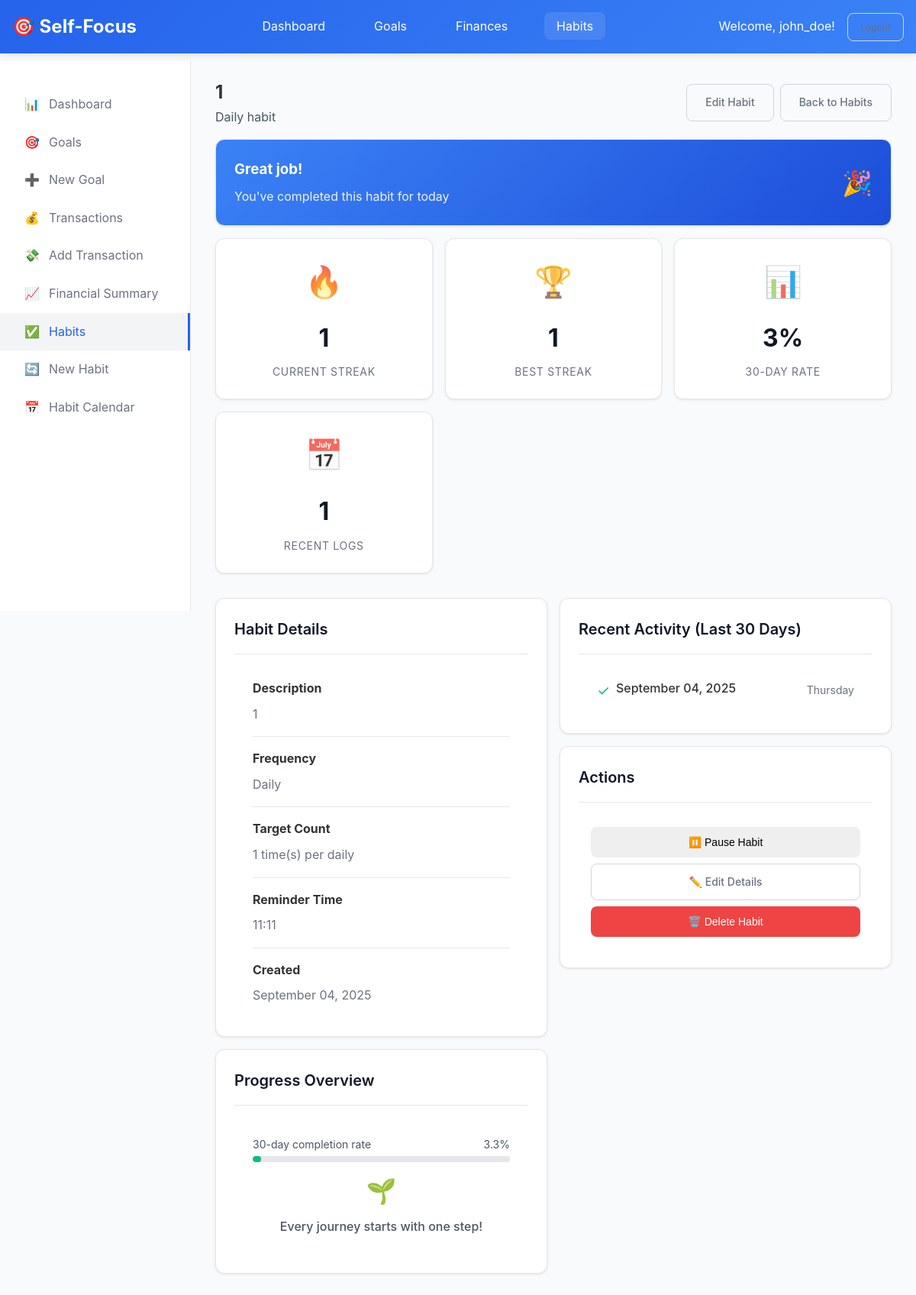
Page /habits/232445e1-d9eb-43c2-a475-ba0956fc663d (signed in) on the committed database.
### app/models.py (models this page shows, shortened)
class User(UserMixin, db.Model):
    __tablename__ = 'users'
    id = db.Column(db.String(36), primary_key=True, default=lambda: str(uuid.uuid4()))
    username = db.Column(db.String(80), unique=True, nullable=False, index=True)
    email = db.Column(db.String(120), unique=True, nullable=False, index=True)
    password_hash = db.Column(db.String(255), nullable=False)
    created_at = db.Column(db.DateTime, default=datetime.utcnow)
    last_login = db.Column(db.DateTime)
    goals = db.relationship('Goal', backref='user', lazy=True, cascade='all, delete-orphan')
    transactions = db.relationship('Transaction', backref='user', lazy=True, cascade='all, delete-orphan')
    habits = db.relationship('Habit', backref='user', lazy=True, cascade='all, delete-orphan')
    categories = db.relationship('Category', backref='user', lazy=True, cascade='all, delete-orphan')

class Habit(db.Model):
    __tablename__ = 'habits'
    id = db.Column(db.String(36), primary_key=True, default=lambda: str(uuid.uuid4()))
    user_id = db.Column(db.String(36), db.ForeignKey('users.id'), nullable=False)
    name = db.Column(db.String(200), nullable=False)
    description = db.Column(db.Text)
    frequency = db.Column(db.Enum(HabitFrequency), default=HabitFrequency.DAILY)
    target_count = db.Column(db.Integer, default=1)
    current_streak = db.Column(db.Integer, default=0)
    longest_streak = db.Column(db.Integer, default=0)
    is_active = db.Column(db.Boolean, default=True)
    reminder_time = db.Column(db.Time)
    created_at = db.Column(db.DateTime, default=datetime.utcnow)
    habit_logs = db.relationship('HabitLog', backref='habit', lazy=True, cascade='all, delete-orphan')
    def get_completion_rate(self, days=30):
        from datetime import timedelta
        end_date = date.today()
        start_date = end_date - timedelta(days=days)
        total_days = days
        completed_days = HabitLog.query.filter(
            HabitLog.habit_id == self.id,
            HabitLog.date_completed.between(start_date, end_date)
        ).count()
        return (completed_days / total_days) * 100 if total_days > 0 else 0

class HabitLog(db.Model):
    __tablename__ = 'habit_logs'
    id = db.Column(db.String(36), primary_key=True, default=lambda: str(uuid.uuid4()))
    habit_id = db.Column(db.String(36), db.ForeignKey('habits.id'), nullable=False)
    date_completed = db.Column(db.Date, nullable=False)
    notes = db.Column(db.Text)
    created_at = db.Column(db.DateTime, default=datetime.utcnow)
    __table_args__ = (db.UniqueConstraint('habit_id', 'date_completed'),)

### app/routes/habits.py (the view)
@habits_bp.route('/<id>')
@login_required
def view_habit(id):
    habit = Habit.query.filter_by(id=id, user_id=current_user.id).first_or_404()
    thirty_days_ago = date.today() - timedelta(days=30)
    recent_logs = HabitLog.query.filter_by(habit_id=habit.id)\
                               .filter(HabitLog.date_completed >= thirty_days_ago)\
                               .order_by(desc(HabitLog.date_completed)).all()
    completion_rate = habit.get_completion_rate()
    completed_today = HabitLog.query.filter_by(
        habit_id=habit.id,
        date_completed=date.today()
    ).first() is not None
    return render_template('habits/view.html',
                         habit=habit,
                         recent_logs=recent_logs,
                         completion_rate=completion_rate,
                         completed_today=completed_today)

### templates/habits/view.html (shortened to what this page needs)
{% extends "base.html" %}
{% block content %}
<div class="d-flex justify-between align-center mb-4">
    <div>
        <h1 class="text-2xl font-bold">{{ habit.name }}</h1>
        <p class="text-gray-600">
            {{ habit.frequency.value }} habit
        </p>
    </div>
    <div class="d-flex gap-2">
        <a href="{{ url_for('habits.edit_habit', id=habit.id) }}" class="btn btn-outline">Edit Habit</a>
        <a href="{{ url_for('habits.list_habits') }}" class="btn btn-outline">Back to Habits</a>
    </div>
</div>
{% if habit.is_active and not completed_today %}
<div class="card mb-4" style="background: linear-gradient(135deg, #10b981 0%, #059669 100%); color: white;">
    <div class="d-flex justify-between align-center">
        <div>
            <h3 style="margin: 0; color: white;">Ready for today?</h3>
            <p style="margin: 0.5rem 0 0 0; opacity: 0.9;">Mark this habit as completed for today</p>
        </div>
        <button onclick="toggleHabit('{{ habit.id }}', this)" class="btn" style="background: white; color: #10b981;">
            ✓ Complete Now
        </button>
    </div>
</div>
{% elif completed_today %}
<div class="card mb-4" style="background: linear-gradient(135deg, #3b82f6 0%, #1d4ed8 100%); color: white;">
    <div class="d-flex justify-between align-center">
        <div>
            <h3 style="margin: 0; color: white;">Great job!</h3>
            <p style="margin: 0.5rem 0 0 0; opacity: 0.9;">You've completed this habit for today</p>
        </div>
        <div style="font-size: 2rem;">🎉</div>
    </div>
</div>
{% endif %}
<div class="stats-grid">
    <div class="stat-card">
        <div class="stat-icon">🔥</div>
        <div class="stat-value">{{ habit.current_streak }}</div>
        <div class="stat-label">Current Streak</div>
    </div>
    <div class="stat-card">
        <div class="stat-icon">🏆</div>
        <div class="stat-value">{{ habit.longest_streak }}</div>
        <div class="stat-label">Best Streak</div>
    </div>
    <div class="stat-card">
        <div class="stat-icon">📊</div>
        <div class="stat-value">{{ "%.0f"|format(completion_rate) }}%</div>
        <div class="stat-label">30-Day Rate</div>
    </div>
    <div class="stat-card">
        <div class="stat-icon">📅</div>
        <div class="stat-value">{{ recent_logs|length }}</div>
        <div class="stat-label">Recent Logs</div>
    </div>
</div>
<div class="row">
    <div class="col-6">
        <div class="card">
            <div class="card-header">
                <h3 class="card-title">Habit Details</h3>
            </div>
            <div style="padding: 0 1.5rem;">
                {% if habit.description %}
                <div style="padding: 1rem 0; border-bottom: 1px solid #e5e7eb;">
                    <strong>Description</strong>
                    <p style="margin: 0.5rem 0 0 0; color: #6b7280;">{{ habit.description }}</p>
                </div>
                {% endif %}
                <div style="padding: 1rem 0; border-bottom: 1px solid #e5e7eb;">
                    <strong>Frequency</strong>
                    <p style="margin: 0.5rem 0 0 0; color: #6b7280;">{{ habit.frequency.value }}</p>
                </div>
                <div style="padding: 1rem 0; border-bottom: 1px solid #e5e7eb;">
                    <strong>Target Count</strong>
                    <p style="margin: 0.5rem 0 0 0; color: #6b7280;">{{ habit.target_count }} time(s) per {{ habit.frequency.value.lower() }}</p>
                </div>
                {% if habit.reminder_time %}
                <div style="padding: 1rem 0; border-bottom: 1px solid #e5e7eb;">
                    <strong>Reminder Time</strong>
                    <p style="margin: 0.5rem 0 0 0; color: #6b7280;">{{ habit.reminder_time.strftime('%H:%M') }}</p>
                </div>
                {% endif %}
                <div style="padding: 1rem 0;">
                    <strong>Created</strong>
                    <p style="margin: 0.5rem 0 0 0; color: #6b7280;">{{ habit.created_at.strftime('%B %d, %Y') }}</p>
                </div>
            </div>
        </div>
        <div class="card">
            <div class="card-header">
                <h3 class="card-title">Progress Overview</h3>
            </div>
            <div style="padding: 1.5rem;">
                <div class="mb-3">
                    <div class="d-flex justify-between text-sm text-gray-600 mb-1">
                        <span>30-day completion rate</span>
                        <span>{{ "%.1f"|format(completion_rate) }}%</span>
                    </div>
                    <div class="progress">
                        <div class="progress-bar" style="width: {{ completion_rate }}%;"></div>
                    </div>
                </div>
                <div class="text-center">
                    {% if completion_rate >= 90 %}
                        <div style="font-size: 2rem; margin-bottom: 0.5rem;">🌟</div>
                        <p class="text-success font-medium">Excellent consistency!</p>
                    {% elif completion_rate >= 75 %}
                        <div style="font-size: 2rem; margin-bottom: 0.5rem;">🎯</div>
                        <p class="text-success font-medium">Great progress!</p>
                    {% elif completion_rate >= 50 %}
                        <div style="font-size: 2rem; margin-bottom: 0.5rem;">👍</div>
                        <p class="text-warning font-medium">Good start, keep going!</p>
                    {% else %}
                        <div style="font-size: 2rem; margin-bottom: 0.5rem;">🌱</div>
                        <p class="text-gray-600 font-medium">Every journey starts with one step!</p>
                    {% endif %}
                </div>
            </div>
        </div>
    </div>
    <div class="col-6">
        <div class="card">
            <div class="card-header">
                <h3 class="card-title">Recent Activity (Last 30 Days)</h3>
            </div>
            {% if recent_logs %}
                <div style="max-height: 400px; overflow-y: auto;">
                    {% for log in recent_logs %}
                    <div style="padding: 1rem 1.5rem; border-bottom: 1px solid #e5e7eb; {% if loop.last %}border-bottom: none;{% endif %}">
                        <div class="d-flex justify-between align-center">
                            <div class="d-flex align-items-center gap-2">
                                <span style="color: #10b981; font-size: 1.2rem;">✓</span>
                                <span class="font-medium">{{ log.date_completed.strftime('%B %d, %Y') }}</span>
                            </div>
                            <span class="text-sm text-gray-500">
                                {{ log.date_completed.strftime('%A') }}
                            </span>
                        </div>
                    </div>
                    {% endfor %}
                </div>
            {% else %}
                <div style="text-align: center; padding: 2rem; color: #6b7280;">
                    <div style="font-size: 2rem; margin-bottom: 1rem; opacity: 0.6;">📝</div>
                    <p>No activity logged yet</p>
                    <p class="text-sm">Start tracking this habit to see your progress!</p>
                </div>
            {% endif %}
        </div>
        <div class="card">
            <div class="card-header">
                <h3 class="card-title">Actions</h3>
            </div>
            <div style="padding: 1rem; display: grid; gap: 0.5rem;">
                {% if habit.is_active %}
                    <button onclick="toggleHabitStatus('{{ habit.id }}', false, this)" class="btn btn-warning">
                        ⏸️ Pause Habit
                    </button>
                {% else %}
                    <button onclick="toggleHabitStatus('{{ habit.id }}', true, this)" class="btn btn-success">
                        ▶️ Activate Habit
                    </button>
                {% endif %}
                <a href="{{ url_for('habits.edit_habit', id=habit.id) }}" class="btn btn-outline">
                    ✏️ Edit Details
                </a>
                <button onclick="deleteHabit('{{ habit.id }}', '{{ habit.name }}', this)" class="btn btn-danger">
                    🗑️ Delete Habit
                </button>
            </div>
        </div>
    </div>
</div>
{% endblock %}

### templates/base.html (shortened to what this page needs)
<!DOCTYPE html>
<html lang="en">
  <head>
    <link
      rel="stylesheet"
      href="{{ url_for('static', filename='css/style.css') }}"
    />
  </head>
  <body>
    {% if current_user.is_authenticated %}
    <header class="header">
      <div class="container">
        <div class="logo">🎯 Self-Focus</div>
        <nav>
          <ul class="nav">
            <li>
              <a
                href="{{ url_for('main.dashboard') }}"
                class="{% if request.endpoint == 'main.dashboard' %}active{% endif %}"
                >Dashboard</a
              >
            </li>
            <li>
              <a
                href="{{ url_for('goals.list_goals') }}"
                class="{% if request.blueprint == 'goals' %}active{% endif %}"
                >Goals</a
              >
            </li>
            <li>
              <a
                href="{{ url_for('transactions.list_transactions') }}"
                class="{% if request.blueprint == 'transactions' %}active{% endif %}"
                >Finances</a
              >
            </li>
            <li>
              <a
                href="{{ url_for('habits.list_habits') }}"
                class="{% if request.blueprint == 'habits' %}active{% endif %}"
                >Habits</a
              >
            </li>
          </ul>
        </nav>
        <div class="user-menu">
          <span>Welcome, {{ current_user.username }}!</span>
          <a href="{{ url_for('auth.logout') }}" class="btn btn-outline btn-sm"
            >Logout</a
          >
        </div>
      </div>
    </header>
    <aside class="sidebar" id="sidebar">
      <ul>
        <li>
          <a
            href="{{ url_for('main.dashboard') }}"
            class="{% if request.endpoint == 'main.dashboard' %}active{% endif %}"
          >
            <span class="icon">📊</span> Dashboard
          </a>
        </li>
        <li>
          <a
            href="{{ url_for('goals.list_goals') }}"
            class="{% if request.blueprint == 'goals' and request.endpoint != 'goals.create_goal' %}active{% endif %}"
          >
            <span class="icon">🎯</span> Goals
          </a>
        </li>
        <li>
          <a
            href="{{ url_for('goals.create_goal') }}"
            class="{% if request.endpoint == 'goals.create_goal' %}active{% endif %}"
          >
            <span class="icon">➕</span> New Goal
          </a>
        </li>
        <li>
          <a
            href="{{ url_for('transactions.list_transactions') }}"
            class="{% if request.blueprint == 'transactions' and request.endpoint not in ['transactions.create_transaction', 'transactions.summary'] %}active{% endif %}"
          >
            <span class="icon">💰</span> Transactions
          </a>
        </li>
        <li>
          <a
            href="{{ url_for('transactions.create_transaction') }}"
            class="{% if request.endpoint == 'transactions.create_transaction' %}active{% endif %}"
          >
            <span class="icon">💸</span> Add Transaction
          </a>
        </li>
        <li>
          <a
            href="{{ url_for('transactions.summary') }}"
            class="{% if request.endpoint == 'transactions.summary' %}active{% endif %}"
          >
            <span class="icon">📈</span> Financial Summary
          </a>
        </li>
        <li>
          <a
            href="{{ url_for('habits.list_habits') }}"
            class="{% if request.blueprint == 'habits' and request.endpoint not in ['habits.create_habit', 'habits.calendar_view'] %}active{% endif %}"
          >
            <span class="icon">✅</span> Habits
          </a>
        </li>
        <li>
          <a
            href="{{ url_for('habits.create_habit') }}"
            class="{% if request.endpoint == 'habits.create_habit' %}active{% endif %}"
          >
            <span class="icon">🔄</span> New Habit
          </a>
        </li>
        <li>
          <a
            href="{{ url_for('habits.calendar_view') }}"
            class="{% if request.endpoint == 'habits.calendar_view' %}active{% endif %}"
          >
            <span class="icon">📅</span> Habit Calendar
          </a>
        </li>
      </ul>
    </aside>
    <main class="main-content">
       {% block content %}{% endblock %}
    </main>
    {% else %}
    {% block auth_content %}{% endblock %} {% endif %}
  </body>
</html>

### rows in the picture
User: username "john_doe"
Habit: name "1", frequency.value "Daily", current_streak "1", longest_streak "1", description "1", target_count "1", frequency.value "daily", reminder_time "11:11", created_at "September 04, 2025"
HabitLog: date_completed "September 04, 2025", date_completed "Thursday"

### other values in the picture
{{ "%.0f"|format(completion_rate) }} "3"
{{ recent_logs|length }} "1"
{{ "%.1f"|format(completion_rate) }} "3.3"
